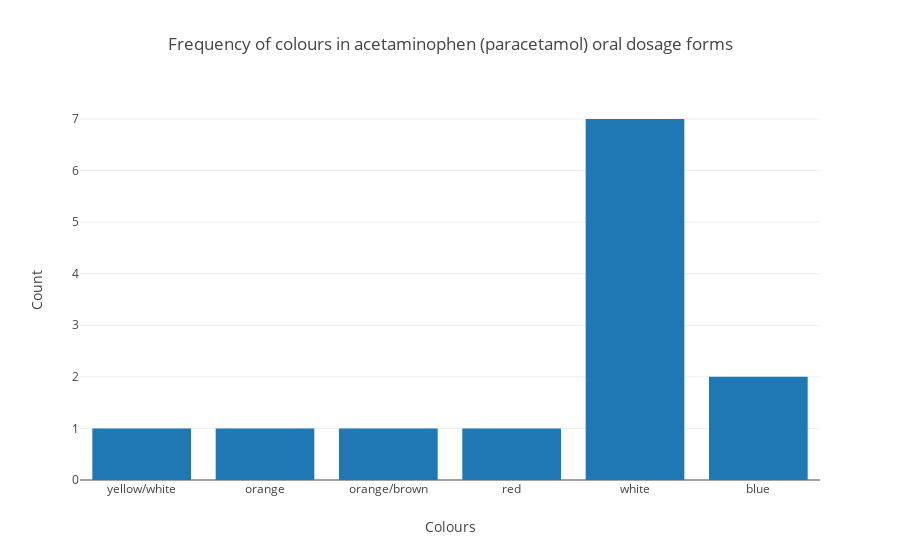

Notebook cell for this chart:
### Code cell
// Use vec! macro to create new vectors to hold x & y variables for plotting
let x = vec!["yellow/white", "orange", "orange/brown", "red", "white", "blue"];
let y = vec![1, 1, 1, 1, 7, 2];

// Use trace as a graph module & choose which type of plots is needed with x & y variables called
// Graph options e.g. Scatter, Line
let trace1 = Bar::new(x, y);

// Set plot variable as mutable and initiate a plot
let mut plot = Plot::new();
// Add trace (graph) into the plot variable
plot.add_trace(trace1);

// Specify the specs for plot
let layout = Layout::new()
    // Choose height of graph
    .height(500)
    // Name x-axis
    .x_axis(Axis::new().title(Title::new("Colours")))
    // Name y-axis
    .y_axis(Axis::new().title(Title::new("Count")))
    // Add title of graph
    .title(Title::new("Frequency of colours in acetaminophen (paracetamol) oral dosage forms"));

// Set the layout of the plot
plot.set_layout(layout);

// Display the plot in Jupyter Lab format 
// note for Jupyter Notebook - plot.notebook_display();
plot.lab_display();
format!("EVCXR_BEGIN_CONTENT application/vnd.plotly.v1+json\n{}\nEVCXR_END_CONTENT", plot.to_json())

### Figure 1 — Plotly figure (JSON) as saved in the notebook; plotly's stock layout.template omitted (floating-point values rounded to 4 significant figures)
{"data": [{"type": "bar", "x": ["yellow/white", "orange", "orange/brown", "red", "white", "blue"], "y": [1, 1, 1, 1, 7, 2]}], "layout": {"autosize": true, "title": {"text": "Frequency of colours in acetaminophen (paracetamol) oral dosage forms"}, "xaxis": {"autorange": true, "range": [-0.5, 5.5], "title": {"text": "Colours"}, "type": "category"}, "yaxis": {"autorange": true, "range": [0, 7.368], "title": {"text": "Count"}, "type": "linear"}}}
